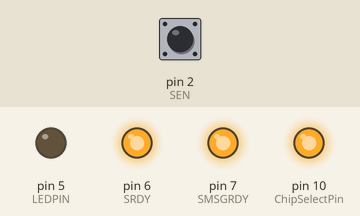
Simulated run of this sketch. Board: Arduino Uno, built with avr-gcc and run on an emulated ATmega328P. Parts: output pins drawn as LEDs (lit = HIGH). Inputs (shaded band) come from the test bench; at power-on: pin 2 (SEN) HIGH. Pins used as bus, display or sensor lines are not drawn; what the sketch prints to the serial monitor is not drawn.

Above: at 0.1 s.
At 0.6 s:
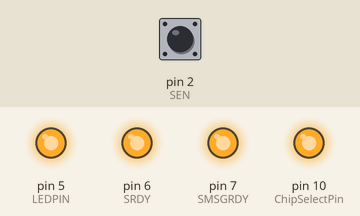
At 2.2 s:
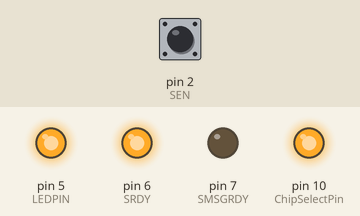
2.3 s: pin 2 (SEN) driven LOW
4.3 s: pin 2 (SEN) driven HIGH
7.3 s: pin 2 (SEN) pulsed LOW 2 times (0.12 s each, 0.3 s apart)
10.9 s: pin 2 (SEN) pulsed LOW 5 times (0.12 s each, 0.3 s apart)
Timing chart, 0 to 13.9 s (numbered marks = the images above; inputs shaded):
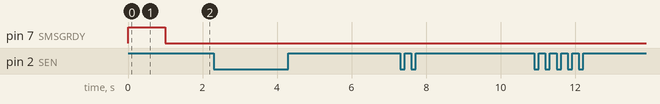

The sketch:

Pop3_2_IntialStart.ino
```cpp
/*******************************************************************************************
 *  Initial start for the Ant network communication
 *  a wireless
 *
 *
 *
 *
 *******************************************************************************************/

// Reviews
// TODO Need to check the settings in antmessage and antdefines!
// TODO Need to set the order of functionality
// TODO setup the entire confguration
// TODO determine the delays necessary for writing to ANT module
// TODO determine the headers necessary
// TODO add functionality of the accelerometer
// TODO power up and down


///////////////////////////////////////////////////////////////////////////////
// Includes from demo
///////////////////////////////////////////////////////////////////////////////

//#include "ANTInterface.h"
//#include "System.h"
//#include "timer.h"
#include "antdefines.h"
#include "antmessage.h" 	/// Displays the message sizes for the ANT communication
#include "types.h"
// #include "Atod.h" /// also just necessary for the MP controller
//#include "Config.h" /// defines the MP430F2013 microcontroller, but we use Arduino
// #include "BitSyncSerial.h" /// needs configuration

// Arduino Standard libraries
#include <SPI.h>


///////////////////////////////////////////////////////////////////////////////
// ANT Network Setup definitions
///////////////////////////////////////////////////////////////////////////////

#define CHANNEL_0_FREQUENCY_HOP

// Network Settings
#define DEFAULT_NETWORK               ((UCHAR) 0x00)

// RF Frequency
#define DEFAULT_RF_FREQ               ((UCHAR) 0x42)     ///< decimal 66 (2466 MHz)

// Transmission Type
#define TRANS_TYPE                    ((UCHAR) 0x01)

// Device Types
#define DEVICE_TYPE                   ((UCHAR) 0x01)

// Device Number (Pre-defined, no Device pairing supported)
#define DEVICE_NUM                    ((USHORT) 0x0031)  ///< decimal 49
#define DEVICE_NUM_MSB                ((UCHAR) 0x00)
#define DEVICE_NUM_LSB                ((UCHAR) 0x31)

// Message Periods
#define MSG_PERIOD_4HZ                ((USHORT) 0x2000)	 ///< decimal 8192 (4Hz)
#define MSG_PERIOD_4HZ_MSB            ((UCHAR) 0x20)	 ///< decimal 8192 (4Hz)
#define MSG_PERIOD_4HZ_LSB            ((UCHAR) 0x00)	 ///< decimal 8192 (4Hz)

// Channel Number
#define CHANNEL_0                     ((UCHAR) 0x00)


/////////////////////////////////////////////////////////////////////////////
// Channel 0 Configuration Commands
static const UCHAR aucANTAssignChannel0[]    = {MESG_ASSIGN_CHANNEL_SIZE, MESG_ASSIGN_CHANNEL_ID, CHANNEL_0, CHANNEL_TYPE_MASTER, DEFAULT_NETWORK};               ///< Channel 0, Master Channel, Network 0
static const UCHAR aucANTSetChannelID0[]     = {MESG_CHANNEL_ID_SIZE, MESG_CHANNEL_ID_ID, CHANNEL_0, DEVICE_NUM_LSB, DEVICE_NUM_MSB, DEVICE_TYPE, TRANS_TYPE};    ///< Channel 0, Device ID 49, Device Type 1, Man ID 3
static const UCHAR aucANTSetChannelPeriod0[] = {MESG_CHANNEL_MESG_PERIOD_SIZE, MESG_CHANNEL_MESG_PERIOD_ID, CHANNEL_0, MSG_PERIOD_4HZ_LSB, MSG_PERIOD_4HZ_MSB};   ///< Channel 0, Mesg Period 4 Hz
static const UCHAR aucANTSetChannelRFFreq0[] = {MESG_CHANNEL_RADIO_FREQ_SIZE, MESG_CHANNEL_RADIO_FREQ_ID, CHANNEL_0, DEFAULT_RF_FREQ};                            ///< Channel 0, RF Freq 2466 MHz
static const UCHAR aucANTOpenChannel0[]      = {MESG_OPEN_CHANNEL_SIZE, MESG_OPEN_CHANNEL_ID, CHANNEL_0};                                                         ///< Open Channel 0

#if defined (CHANNEL_0_FREQUENCY_HOP)
   #define NUM_FREQUENCY_HOPS       ((UCHAR) 0x04)
   #define RF_FREQ_2                ((UCHAR) 0x45)
   #define RF_FREQ_3                ((UCHAR) 0x48)
   #define RF_FREQ_4                ((UCHAR) 0x4B)

   static const UCHAR  aucANTSetChannelRFFreq1[]   = {MESG_CHANNEL_RADIO_FREQ_SIZE, MESG_CHANNEL_RADIO_FREQ_ID, CHANNEL_0, RF_FREQ_2};
   static const UCHAR  aucANTSetChannelRFFreq2[]   = {MESG_CHANNEL_RADIO_FREQ_SIZE, MESG_CHANNEL_RADIO_FREQ_ID, CHANNEL_0, RF_FREQ_3};
   static const UCHAR  aucANTSetChannelRFFreq3[]   = {MESG_CHANNEL_RADIO_FREQ_SIZE, MESG_CHANNEL_RADIO_FREQ_ID, CHANNEL_0, RF_FREQ_4};
   static const USHORT apucANTSetChannelRFFreqHop[] = {(USHORT)aucANTSetChannelRFFreq0, (USHORT)aucANTSetChannelRFFreq1, (USHORT)aucANTSetChannelRFFreq2, (USHORT)aucANTSetChannelRFFreq3};
#endif // CHANNEL_0_FREQUENCY_HOP

// Channel 0 Configuration Command List
static const USHORT apucChannelConfig0[] ={  (USHORT)aucANTAssignChannel0,\
                                             (USHORT)aucANTSetChannelID0,\
                                             (USHORT)aucANTSetChannelPeriod0,\
                                             (USHORT)aucANTSetChannelRFFreq0,\
                                             (USHORT)aucANTOpenChannel0\
                                          };

/////////////////////////////////////////////////////////////////////////////
// Channel N Configuration Commands

// Next channel configuration block


/////////////////////////////////////////////////////////////////////////////
// Function declaration

void message();
uint8_t checkSum(UCHAR *buf, int length);
void ANT_send(uint8_t buf[], int length);
void write_test(uint8_t *message, int length);

/////////////////////////////////////////////////////////////////////////////
// delays

const int srdy_delay = 3; // minimum of 2.5 micro seconds


/////////////////////////////////////////////////////////////////////////////
// Message headers

#define ANT_ResetSystem 0x4A     // software reset does not change synchronization


/////////////////////////////////////////////////////////////////////////////
// Pinout declaration
// MOSI - D11, MISO - D12, SCK - D13, but could virtually be any pin for the ANT

#define LEDPIN 5
#define ChipSelectPin 10
#define RESETPIN 4
#define SRDY 6
#define SEN 2 // INT0
#define SMSGRDY 7


void setup()
{
  // The arduino is the slave device while the ANT device is master
    // Set outputs
  SPI.begin();                         // Sets the inputs and outputs, pulling SCK and MOSI low and SS high
  pinMode(ChipSelectPin, OUTPUT);

  Serial.begin(115200);

  // LED for debugging purposes
  pinMode(LEDPIN, OUTPUT);
  digitalWrite(LEDPIN, LOW);

  // Pins for configuration
  pinMode(RESETPIN, OUTPUT);           // Active low, so should be pulled high otherwise
  pinMode(SEN, INPUT);   // TODO input or interrupt - Ant signals a message
  pinMode(SRDY, OUTPUT); // active low indicator toggles to receive per byte
  pinMode(SMSGRDY, OUTPUT); // indicating the host sending to the ANT module, also active low

  // Active low configurations
  digitalWrite(RESETPIN, HIGH);        // Active low
  digitalWrite(SRDY, HIGH); // active low
  digitalWrite(SMSGRDY, HIGH); // active low

   // initialize SPI:
  SPI.setBitOrder(LSBFIRST);           // Set the mode according to the ANT master (LSB first)
  SPI.setDataMode(SPI_MODE3);          // Base value clock is 1, data captured on rising edge (CPOL = 1, CHPA = 1)
  SPI.setClockDivider(SPI_CLOCK_DIV4); // 4 is default, should be 4

  // Reset the ANT module - TODO experiment where we should do this, no difference at front
  digitalWrite(RESETPIN, LOW);         // active
  delay(500);
  digitalWrite(RESETPIN, HIGH);        // low

  byte resetted = SPI.transfer(ANT_ResetSystem);
  Serial.print(resetted, HEX);
  Serial.println(" , resetted!");

  // TODO initialize all byte serial devices

  // TODO enable the interrupts

  // TODO setup the channel
  // TODO setup shared adress


  // Signal setup complete
  digitalWrite(LEDPIN, HIGH);
  delay(500);
}


void loop()
{

  uint8_t test_message[8] = {0xA5, 0x01, 0x4B, 0xEE};
  write_test(test_message, 4);
  delay(500);
  Serial.println("\n\n\n\nboop\n\n\n\n\n");
}

void write_test(uint8_t *message, int length)
{
  byte syncbyte = 0;

  // toggle the SMSGRDY to indicate transmission
 digitalWrite(SMSGRDY, LOW);
 if (digitalRead(SEN) == 0)
 {
   Serial.println("Directly SEN low");
 }
 while(digitalRead(SEN))
 {
    // Wait for SEN to toggle, indicating ANT is ready to receive
   Serial.println("Waiting for ANT to ack and toggle SEN");
 }

 digitalWrite(SRDY, LOW);       // TODO hardware or software SRDY??
 delayMicroseconds(srdy_delay);
 digitalWrite(SRDY, HIGH);

 // write slave select low to select ANT device
 //digitalWrite(ChipSelectPin, LOW);

 // 0x00 to select the first incoming byte
 syncbyte = SPI.transfer(0x00);
 Serial.print("syncbyte: ");
 Serial.println(syncbyte, HEX);

 // if ANT allows sending and returns a readflag (1), send the rest of the package
 if (syncbyte & 0x80)
 {
     // set SMSGRDY high again for it is actively low
    digitalWrite(SMSGRDY, HIGH);

    // Write the message byte by byte after the sync byte
    for (int i = 1; i < length; i++)
    {
      Serial.print(".");
      // toggle SRDY indicating ready to send
      digitalWrite(SRDY, LOW);       // TODO hardware or software SRDY??
      delayMicroseconds(srdy_delay);
      digitalWrite(SRDY, HIGH);

      // Transfer a single byte
      SPI.transfer(message[i]);

      delayMicroseconds(100); // Not sure whether this is necessary

    }
    Serial.println("*");
 }

 // Write ss high again
 //digitalWrite(ChipSelectPin, HIGH);

}

// create checksum for message
uint8_t checkSum(UCHAR *buf, int length)
{
  int i;
  UCHAR chksum = buf[0];
  for (i = 1; i < length; i++)
  {
    chksum ^= buf[i];
  }
  return chksum;
}
```

antdefines.h
```cpp
/** \file antdefines.h
*
* Conatins definitions for ANT config parameters and ANT event codes
*
* $Name:  $
*/
/*
 * Copyright (C) 2006 Dynastream Innovations Inc. All rights reserved.
 *
 * The intellectual property contained within this file is sole property of Dynastream Innovations Inc.
 * Any distribution without the prior written consent of Dynastream Innovations Inc. is strictly prohibited.
 *
 * Dynastream Innovations Inc. does not guarantee error free operation of the intellectual property contained
 * herein.
 *
 * Please forward all questions regarding this code to ANT Technical Support.
 *
 * Dynastream Innovations Inc.
 * 228 River Avenue
 * Cochrane, Alberta, Canada
 * T4C 2C1
 *
 * (P) (403) 932-9292
 * (F) (403) 932-6521
 * (TF) 1-866-932-9292 in North America
 * (E) support@thisisant.com
 *
 * www.thisisant.com
 */

#ifndef ANTDEFINES_H
#define ANTDEFINES_H

#include "types.h"

//////////////////////////////////////////////
// ANT Clock Definition
//////////////////////////////////////////////
#define ANT_CLOCK_FREQUENCY                        ((ULONG)32768)          ///< ANT system clock frequency

//////////////////////////////////////////////
// Radio TX Power Definitions
//////////////////////////////////////////////
#define RADIO_TX_POWER_MASK                        ((UCHAR)0x03)
#define RADIO_TX_POWER_MINUS20DB                   ((UCHAR)0x00)
#define RADIO_TX_POWER_MINUS10DB                   ((UCHAR)0x01)
#define RADIO_TX_POWER_MINUS5DB                    ((UCHAR)0x02)
#define RADIO_TX_POWER_0DB                         ((UCHAR)0x03)

//////////////////////////////////////////////
// Default System Definitions
//////////////////////////////////////////////
#define DEFAULT_CHANNEL_MESSAGE_FREQUENCY          ((ULONG)4)
#define DEFAULT_CHANNEL_MESSAGE_PERIOD             ((USHORT)( ANT_CLOCK_FREQUENCY / DEFAULT_CHANNEL_MESSAGE_FREQUENCY )) ///< 8192 (4Hz)
#define DEFAULT_RADIO_TX_POWER                     RADIO_TX_POWER_0DB      ///< ANT default RF power
#define DEFAULT_RADIO_CHANNEL                      ((UCHAR)66)             ///< 2400MHz + 1MHz * Channel Number = 2466MHz
#define DEFAULT_RX_SEARCH_TIMEOUT                  ((UCHAR)12)             ///< 12 * 2.5 seconds = 30 seconds

//////////////////////////////////////////////
// ID Definitions
//////////////////////////////////////////////
#define ID_MANUFACTURER_OFFSET                     ((UCHAR)3)
#define ID_DEVICE_TYPE_OFFSET                      ((UCHAR)2)
#define ID_DEVICE_NUMBER_HIGH_OFFSET               ((UCHAR)1)
#define ID_DEVICE_NUMBER_LOW_OFFSET                ((UCHAR)0)
#define ID_DEVICE_TYPE_PAIRING_FLAG                ((UCHAR)0x80)

//////////////////////////////////////////////
// Assign Channel Parameters
//////////////////////////////////////////////
#define PARAMETER_TX_NOT_RX                        ((UCHAR)0x10)
#define PARAMETER_MULTIPLE_ACCESS_CHANNEL          ((UCHAR)0x20)
#define PARAMETER_NO_TX_GUARD_BAND                 ((UCHAR)0x40)
#define PARAMETER_ALWAYS_RX_WILD_CARD_SEARCH_ID    ((UCHAR)0x40)

//////////////////////////////////////////////
// Assign Channel Types
//////////////////////////////////////////////
#define CHANNEL_TYPE_SLAVE                         ((UCHAR) 0x00)
#define CHANNEL_TYPE_MASTER                        ((UCHAR) 0x10)
#define CHANNEL_TYPE_MASTER_TX_ONLY                ((UCHAR) 0x50)
#define CHANNEL_TYPE_SHARED_SLAVE                  ((UCHAR) 0x20)
#define CHANNEL_TYPE_SHARED_MASTER                 ((UCHAR) 0x30)

//////////////////////////////////////////////
// Channel Status
//////////////////////////////////////////////
#define STATUS_UNASSIGNED_CHANNEL                  ((UCHAR)0x00)
#define STATUS_ASSIGNED_CHANNEL                    ((UCHAR)0x01)
#define STATUS_SEARCHING_CHANNEL                   ((UCHAR)0x02)
#define STATUS_TRACKING_CHANNEL                    ((UCHAR)0x03)
#define STATUS_OVERRUN                             ((UCHAR)0x40)
#define STATUS_UNDERRUN                            ((UCHAR)0x80)

//////////////////////////////////////////////
// Standard capabilities defines
//////////////////////////////////////////////
#define CAPABILITIES_NO_RX_CHANNELS                ((UCHAR)0x01)
#define CAPABILITIES_NO_TX_CHANNELS                ((UCHAR)0x02)
#define CAPABILITIES_NO_RX_MESSAGES                ((UCHAR)0x04)
#define CAPABILITIES_NO_TX_MESSAGES                ((UCHAR)0x08)
#define CAPABILITIES_NO_ACKD_MESSAGES              ((UCHAR)0x10)
#define CAPABILITIES_NO_BURST_TRANSFER             ((UCHAR)0x20)

//////////////////////////////////////////////
// Advanced capabilities defines
//////////////////////////////////////////////
#define CAPABILITIES_DETECT_OVERRUN_UNDERRUN       ((UCHAR)0x01)
#define CAPABILITIES_NETWORK_ENABLED               ((UCHAR)0x02)

//////////////////////////////////////////////
// Burst Message Sequence
//////////////////////////////////////////////
#define CHANNEL_NUMBER_MASK                        ((UCHAR)0x1F)
#define SEQUENCE_NUMBER_MASK                       ((UCHAR)0xE0)
#define SEQUENCE_NUMBER_INC                        ((UCHAR)0x20)
#define SEQUENCE_NUMBER_ROLLOVER                   ((UCHAR)0x60)
#define SEQUENCE_LAST_MESSAGE                      ((UCHAR)0x80)

//////////////////////////////////////////////
// Shared Channel Commands / Datatypes
//////////////////////////////////////////////
#define SHARED_CMD_SLOT_AVALIBLE                   ((UCHAR)0xFF)
#define SHARED_CMD_BUSY_ACQUIRING                  ((UCHAR)0xFE)
#define SHARED_CMD_COMMAND_REQUEST_TO_ACQUIRE      ((UCHAR)0xFD)
#define SHARED_CMD_CONFIRM_ACQUIRED                ((UCHAR)0xFC)
#define SHARED_CMD_NO_SLOTS_AVAILABLE              ((UCHAR)0xFB)
//...
#define SHARED_TYPE_RELAY                          ((UCHAR)0x43)
#define SHARED_TYPE_COUNTER                        ((UCHAR)0x42)
#define SHARED_TYPE_A_TO_D                         ((UCHAR)0x41)
#define SHARED_TYPE_DIGITAL                        ((UCHAR)0x40)
#define SHARED_TYPE_UNDEFINED                      ((UCHAR)0x00)

///////////////////////////////////////////////////////////////////////
// AtoD SubTypes
///////////////////////////////////////////////////////////////////////
#define TEMPERATURE                                ((UCHAR)0xFE)
#define BATT_VOLTAGE                               ((UCHAR)0xFF)

//////////////////////////////////////////////
// Response / Event Codes
//////////////////////////////////////////////
#define RESPONSE_NO_ERROR                          ((UCHAR)0x00)

#define EVENT_RX_SEARCH_TIMEOUT                    ((UCHAR)0x01)
#define EVENT_RX_FAIL                              ((UCHAR)0x02)
#define EVENT_TX                                   ((UCHAR)0x03)
#define EVENT_TRANSFER_RX_FAILED                   ((UCHAR)0x04)
#define EVENT_TRANSFER_TX_COMPLETED                ((UCHAR)0x05)
#define EVENT_TRANSFER_TX_FAILED                   ((UCHAR)0x06)
#define EVENT_CHANNEL_CLOSED                       ((UCHAR)0x07)
#define EVENT_RX_FAIL_GO_TO_SEARCH                 ((UCHAR)0x08)

#define CHANNEL_IN_WRONG_STATE                     ((UCHAR)0x15)           ///< returned on attempt to perform an action from the wrong channel state
#define CHANNEL_NOT_OPENED                         ((UCHAR)0x16)           ///< returned on attempt to communicate on a channel that is not open
#define CHANNEL_ID_NOT_SET                         ((UCHAR)0x18)           ///< returned on attempt to open a channel without setting the channel ID

#define TRANSFER_IN_PROGRESS                       ((UCHAR)0x1F)           ///< returned on attempt to communicate on a channel with a TX transfer in progress
#define TRANSFER_SEQUENCE_NUMBER_ERROR             ((UCHAR)0x20)           ///< returned when sequence number is out of order on a Burst transfer

#define INVALID_MESSAGE                            ((UCHAR)0x28)           ///< returned when the message has an invalid parameter
#define INVALID_NETWORK_NUMBER                     ((UCHAR)0x29)           ///< returned when an invalid network number is provided

#endif // !ANTDEFINES_H
```

doc.c
```cpp
/// \file doc.c
/// This file is only used to generate documentation

/*! \mainpage
 * \section intro_sec Introduction
 *
 * This reference design package contains 5 code examples of how to implement simple ANT devices using a
 * TI eZ430-F3013 development kit.
 *
 * Demo 1: Master temperature sensor (optional frequency rotation)
 *
 * Demo 2: Simple relay device
 *
 * Demo 3: Auto Shared Channel slave temperature sensor
 *
 * Demo 4: Simple slave device (optional frequency rotation)
 *
 * Demo 5: Fixed Shared Channel slave temperature sensor
 *
 *
 */
```

Source omitted: antmessage.h (6019 bytes), types.h (1085 bytes)
